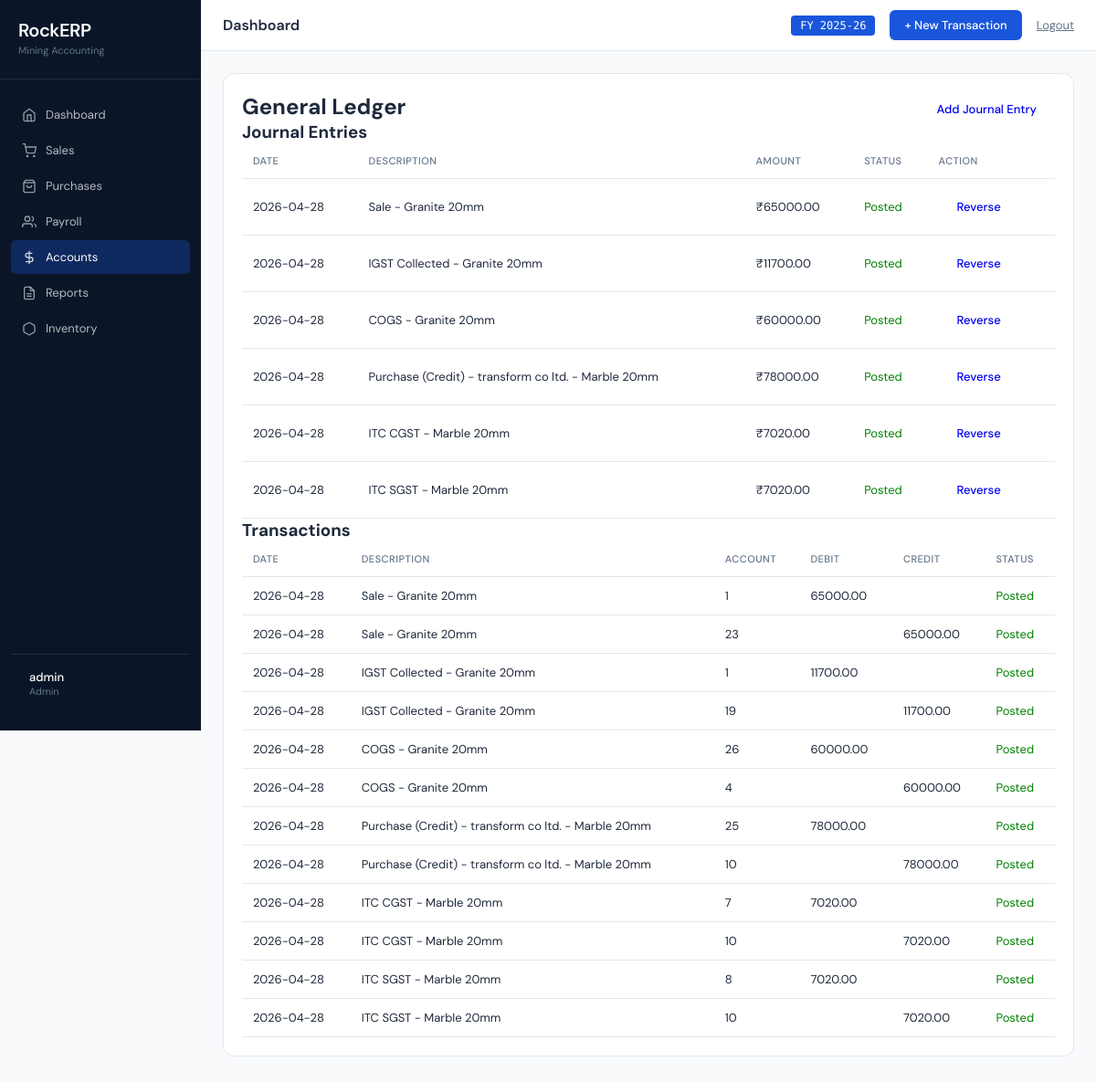
The page /ledger (signed in) on the database its author committed.
### models.py (models this page shows)
class JournalEntry(db.Model):
    id = db.Column(db.Integer, primary_key=True)
    date = db.Column(db.Date, default=lambda: datetime.now(timezone.utc).date)
    description = db.Column(db.String(200))
    debit_account_id = db.Column(db.Integer, db.ForeignKey('account.id'))
    credit_account_id = db.Column(db.Integer, db.ForeignKey('account.id'))
    amount = db.Column(db.Numeric(precision=15, scale=2))
    is_posted = db.Column(db.Boolean, default=True)
    is_reversal = db.Column(db.Boolean, default=False)
    original_entry_id = db.Column(db.Integer, nullable=True)
    created_at = db.Column(db.DateTime, default=utc_now)
    created_by = db.Column(db.Integer, db.ForeignKey('user.id'), nullable=True)

class Transaction(db.Model):
    id = db.Column(db.Integer, primary_key=True)
    date = db.Column(db.Date, default=lambda: datetime.now(timezone.utc).date)
    description = db.Column(db.String(200))
    account_id = db.Column(db.Integer, db.ForeignKey('account.id'))
    debit = db.Column(db.Numeric(precision=15, scale=2), default=0)
    credit = db.Column(db.Numeric(precision=15, scale=2), default=0)
    entry_type = db.Column(db.String(10))
    is_posted = db.Column(db.Boolean, default=True)
    is_reversal = db.Column(db.Boolean, default=False)
    original_entry_id = db.Column(db.Integer, nullable=True)
    created_at = db.Column(db.DateTime, default=utc_now)
    created_by = db.Column(db.Integer, db.ForeignKey('user.id'), nullable=True)

### routes/accounts.py (the view)
@bp.route('/ledger')
@login_required
def ledger():
    transactions = Transaction.query.order_by(Transaction.date.desc()).all()
    journal_entries = JournalEntry.query.order_by(JournalEntry.date.desc()).all()
    return render_template('ledger.html', transactions=transactions, journal_entries=journal_entries)

### routes/auth_utils.py (called while the page is built)
def login_required(f):
    @wraps(f)
    def decorated_function(*args, **kwargs):
        if 'user_id' not in session:
            flash('Please log in to access this page', 'error')
            return redirect(url_for('auth.login'))
        user = db.session.get(User, session.get('user_id'))
        if user is None:
            session.clear()
            flash('Session expired. Please log in again.', 'error')
            return redirect(url_for('auth.login'))
        return f(*args, **kwargs)
    return decorated_function

### templates/ledger.html (shortened to what this page needs)
{% extends "base.html" %}
{% block content %}
<div class="card">
    <h2>General Ledger <a href="{{ url_for('accounts.add_journal') }}" class="btn" style="float: right;">Add Journal Entry</a></h2>
    <h3>Journal Entries</h3>
    <table>
        <thead>
            <tr>
                <th>Date</th>
                <th>Description</th>
                <th>Amount</th>
                <th>Status</th>
                <th>Action</th>
            </tr>
        </thead>
        <tbody>
            {% for j in journal_entries %}
            <tr>
                <td>{{ j.date }}</td>
                <td>{{ j.description }}</td>
                <td>₹{{ "%.2f"|format(j.amount) }}</td>
                <td>
                    {% if j.is_reversal %}
                    <span style="color: orange;">REVERSED</span>
                    {% elif j.is_posted %}
                    <span style="color: green;">Posted</span>
                    {% else %}
                    <span style="color: gray;">Draft</span>
                    {% endif %}
                </td>
                <td>
                    {% if j.is_posted and not j.is_reversal %}
                    <a href="{{ url_for('accounts.reverse_journal', id=j.id) }}" class="btn btn-warning">Reverse</a>
                    {% endif %}
                </td>
            </tr>
            {% endfor %}
        </tbody>
    </table>
    <h3>Transactions</h3>
    <table>
        <thead>
            <tr>
                <th>Date</th>
                <th>Description</th>
                <th>Account</th>
                <th>Debit</th>
                <th>Credit</th>
                <th>Status</th>
            </tr>
        </thead>
        <tbody>
            {% for t in transactions %}
            <tr>
                <td>{{ t.date }}</td>
                <td>{{ t.description }}
                </td>
                <td>{{ t.account_id }}</td>
                <td>{{ "%.2f"|format(t.debit) if t.debit > 0 else '' }}</td>
                <td>{{ "%.2f"|format(t.credit) if t.credit > 0 else '' }}</td>
                <td>
                    {% if t.is_reversal %}
                    <span style="color: orange;">Reversed</span>
                    {% elif t.is_posted %}
                    <span style="color: green;">Posted</span>
                    {% else %}
                    <span style="color: gray;">Draft</span>
                    {% endif %}
                </td>
            </tr>
            {% endfor %}
        </tbody>
    </table>
</div>
{% endblock %}

### templates/base.html (style rules this page uses)
:root { --blue: #1A56DB; --teal: #0CA678; --amber: #F59E0B; --red: #EF4444; --border: #E2E8F0; --surface: #F8FAFC; --sidebar-bg: #0A1628; --text-dark: #1E293B; --text-muted: #64748B; --white: #FFFFFF; }
* { margin: 0; padding: 0; box-sizing: border-box; }
body { font-family: 'DM Sans', sans-serif; background: var(--surface); color: var(--text-dark); display: flex; min-height: 100vh; }
.card { background: var(--white); border: 1px solid var(--border); border-radius: 12px; padding: 20px; margin-bottom: 20px; }
table { width: 100%; border-collapse: collapse; }
th { font-size: 11px; text-transform: uppercase; letter-spacing: 0.5px; color: var(--text-muted); font-weight: 500; text-align: left; padding: 12px; border-bottom: 1px solid var(--border); }
td { padding: 12px; border-bottom: 1px solid var(--border); font-size: 13px; }
.btn { display: inline-block; padding: 10px 20px; border-radius: 6px; font-size: 13px; font-weight: 500; text-decoration: none; cursor: pointer; border: none; transition: all 0.2s; }

### rows shown on the page
JournalEntry: date "2026-04-28", description "Sale - Granite 20mm", amount "65000.00", is_reversal "Posted"
JournalEntry: date "2026-04-28", description "IGST Collected - Granite 20mm", amount "11700.00", is_reversal "Posted"
JournalEntry: date "2026-04-28", description "COGS - Granite 20mm", amount "60000.00", is_reversal "Posted"
JournalEntry: date "2026-04-28", description "Purchase (Credit) - transform co ltd. - Marble 20mm", amount "78000.00", is_reversal "Posted"
JournalEntry: date "2026-04-28", description "ITC CGST - Marble 20mm", amount "7020.00", is_reversal "Posted"
JournalEntry: date "2026-04-28", description "ITC SGST - Marble 20mm", amount "7020.00", is_reversal "Posted"
Transaction: date "2026-04-28", description "Sale - Granite 20mm", account_id "1", debit "65000.00", is_reversal "Posted"
Transaction: date "2026-04-28", description "Sale - Granite 20mm", account_id "23", credit "65000.00", is_reversal "Posted"
Transaction: date "2026-04-28", description "IGST Collected - Granite 20mm", account_id "1", debit "11700.00", is_reversal "Posted"
Transaction: date "2026-04-28", description "IGST Collected - Granite 20mm", account_id "19", credit "11700.00", is_reversal "Posted"
Transaction: date "2026-04-28", description "COGS - Granite 20mm", account_id "26", debit "60000.00", is_reversal "Posted"
Transaction: date "2026-04-28", description "COGS - Granite 20mm", account_id "4", credit "60000.00", is_reversal "Posted"
Transaction: date "2026-04-28", description "Purchase (Credit) - transform co ltd. - Marble 20mm", account_id "25", debit "78000.00", is_reversal "Posted"
Transaction: date "2026-04-28", description "Purchase (Credit) - transform co ltd. - Marble 20mm", account_id "10", credit "78000.00", is_reversal "Posted"
Transaction: date "2026-04-28", description "ITC CGST - Marble 20mm", account_id "7", debit "7020.00", is_reversal "Posted"
Transaction: date "2026-04-28", description "ITC CGST - Marble 20mm", account_id "10", credit "7020.00", is_reversal "Posted"
Transaction: date "2026-04-28", description "ITC SGST - Marble 20mm", account_id "8", debit "7020.00", is_reversal "Posted"
Transaction: date "2026-04-28", description "ITC SGST - Marble 20mm", account_id "10", credit "7020.00", is_reversal "Posted"

### other values the page prints
{{ session.username }} "admin"
{{ session.role }} "Admin"
